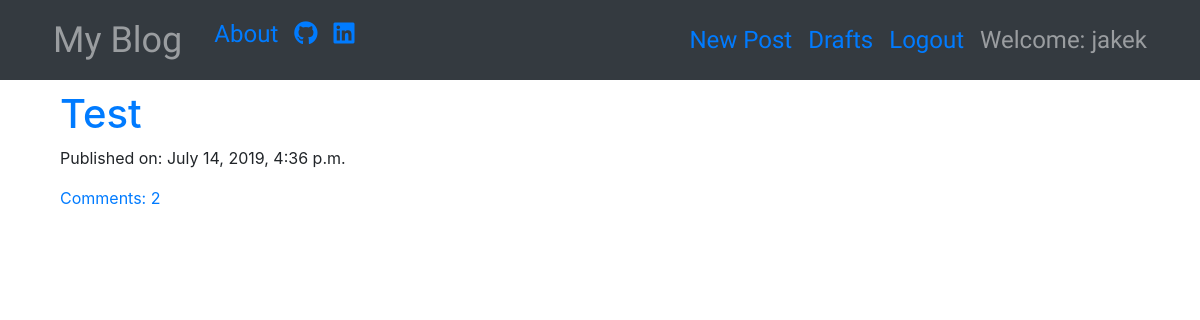
The app's page / (signed in) with its own data.
### blog/models.py (models this page shows, shortened)
class Post(models.Model):
    author =  models.ForeignKey('auth.User', on_delete=models.CASCADE)
    title = models.CharField(max_length=256)
    text = models.TextField()
    created_date = models.DateTimeField(default=timezone.now)
    published_date = models.DateTimeField(blank=True, null=True)
    def approved_comments(self):
        return self.comments.filter(approved_comment=True)

### blog/views.py (the view)
# urls.py: path('', views.PostListView.as_view(), name='post_list'),
class PostListView(ListView):
    model = Post
    def get_queryset(self):
        return (Post.objects.filter(published_date__lte=timezone.now()).order_by('-published_date'))

### blog/templates/blog/post_list.html
{% extends 'blog/base.html' %}
{% block content %}
<div class="centerstage">
	{% for post in post_list %}
	<div class="post">
		<h1><a href="{% url 'post_detail' pk=post.pk %}">{{ post.title }} </a></h1>
		<div class="date">
			<p>Published on: {{ post.published_date}}</p>
		</div>
		<a href="{% url 'post_detail' pk=post.pk %}">Comments: {{ post.approved_comments.count }}</a>
	</div>
	{% endfor %}
</div>
{% endblock %}

### blog/templates/blog/base.html (shortened to what this page needs)
<!DOCTYPE html>
{% load staticfiles %}
<html>
	<head>
		<link rel="stylesheet" href="https://stackpath.bootstrapcdn.com/bootstrap/4.3.1/css/bootstrap.min.css">
		<link href="https://use.fontawesome.com/releases/v5.0.7/css/all.css" rel="stylesheet">
<link rel="stylesheet" href="//cdn.jsdelivr.net/npm/medium-editor@latest/dist/css/medium-editor.min.css" type="text/css" media="screen" charset="utf-8">
		<link rel="stylesheet" href="{% static 'css/blog.css' %}">
	</head>
	<body class='loader'>
		<nav class="navbar navbar-expand-sm techfont custom-navbar sticky-top navbar-dark bg-dark">
			<div class="container">
				<ul class="navbar-nav">
					<li>
						<a class="navbar-brand nav-link bigbrand" href="{% url 'post_list' %}">My Blog</a>
					</li>
					<li class="nav-link">
						<a href="{% url 'about' %}">About</a>
					</li>
					<li class="nav-link">
						<a href="https://www.github.com/StewartJake"><i class="fab fa-github"></i></a>
					</li>
					<li class="nav-link">
						<a href="https://www.linkedin.com/in/jacob-stewart-847933126/"><i class="fab fa-linkedin"></i></a>
					</li>
				</ul>
				<ul class="navbar-nav ml-auto">
					{% if user.is_authenticated %}
					<li class="nav-link">
						<a href="{% url 'post_new' %}">New Post</a>
					</li>
					<li class="nav-link">
						<a href="{% url 'post_draft_list' %}">Drafts</a>
					</li>
					<li class="nav-link">
						<a href="{% url 'logout' %}">Logout</a>
					</li>
					<li class="nav-link">
						<a>Welcome: {{ user.username }}</a>
					</li>
					{% else %}
					<li>
						<a class="navbar-right" href="{% url 'login' %}">
							<i class="fas fa-user"></i>
						</a>
					</li>
					{% endif %}
				</div>
		</nav>
		<div class="content container">
			<div class"row">
				<div class="col-md-8">
					<div class="blog_post">
					{% block content %}
					{% endblock %}
					</div>
				</div>
			</div>
		</div>
	</body>
</html>

### blog/static/css/blog.css (style rules this page uses)
.techfont { font-family: 'Russo One', sans-serif; font-size: 1.5em; margin-bottom: 10px; }
.bigbrand { font-size: 1.5em; }
.centerstage { margin-left:auto; margin-right:auto; }

### records on screen
Post: title "Test", published_date "July 14, 2019, 4:36 p.m.", approved_comments.count "2"

### other values on screen
{{ user.username }} "jakek"
